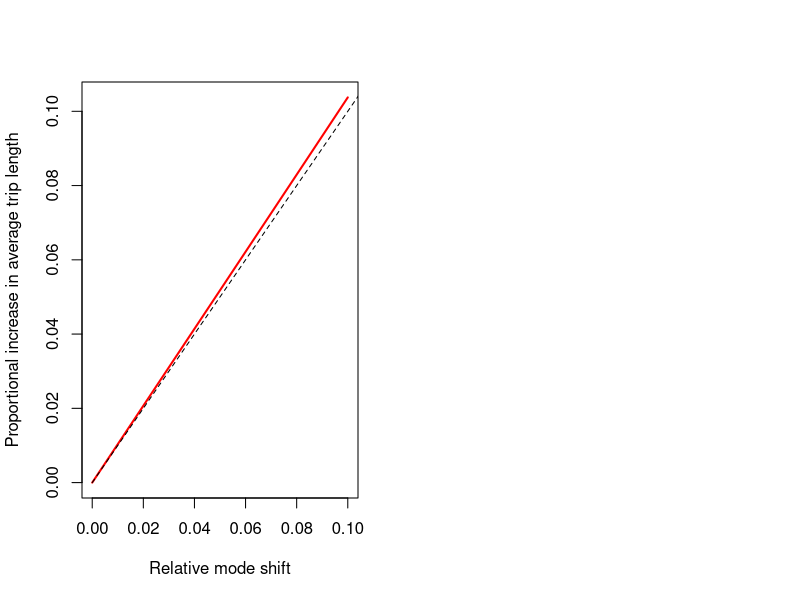

Here is the R script that generated this plot: (Note: this script raises an error after producing the figure.)
## ---- chunk 1
x <- read.csv ("./who-mortality.csv")
names (x) <- c ("country", "population", "deaths", "remove")
x$remove <- NULL
x <- x [!is.na (x$deaths), ]
mortality <- mean (x$deaths / x$population)
message ("global mortality = ", mortality)
## ---- chunk 2
d_market <- c (0.5, 1.5, 2.5, 4.5, 8.5)
p_market <- c (0.273, 0.212, 0.061, 0.424, 0.03)
d_market <- sum (d_market * p_market)

d_tro <- c (0.25, 0.75, 1.5, 3.5, 7.5)
p_tro <- c (0.832, 0.119, 0.023, 0.005, 0.022)
d_tro <- sum (d_tro * p_tro)

d_work <- 0.474 * d_market + 0.19 * d_tro
message ("Average distance to work = ", signif (d_work, 4), " km")
## ---- chunk 3
n_walk <- c (5, 15.5, 25.5, 35.5, 50.5, 80.5)
p_walk <- c (0.64, 0.204, 0.062, 0.029, 0.034, 0.007)
n_walk <- sum (n_walk * p_walk)
message ("Number of walking trips per day = ", n_walk,
         " or per week = ", n_walk * 7)
n_walk <- n_walk * 7 # use weekly figures throughout
## ---- chunk 4
n_walk - 2.5 * 1.474
## ---- chunk 5
d_walk_ref <- n_walk * d_tro + 2.5 * 0.474 * d_work + 2.5 * d_market
message ("Average reference weekly distance walked = ",
         signif (d_walk_ref, 4), " km")
## ---- chunk 6
mode_incr <- 0.01 # proportional increase in walking
d_work <- (0.474 * (1 + mode_incr)) * d_market +
    (0.19 * (1 + mode_incr)) * d_tro
d_walk <- n_walk * (1 + mode_incr) * d_tro +
    2.5 * 0.474 * (1 + mode_incr) * d_work +
    2.5 * (1 + mode_incr) * d_market
message ("Walking distance increased to ", signif (d_walk, 4),
         " or ", signif (100 * d_walk / d_walk_ref - 100, 3), "%")
## ---- chunk 7
x <- read.csv ("./who-mortality.csv")
names (x) <- c ("country", "population", "deaths", "remove")
x$remove <- NULL
x <- x [!is.na (x$deaths), ]
mortality <- mean (x$deaths / x$population)
mode_shift <- function (mode_incr = 0.01, accra_pop, mortality)
{
    d_market <- c (0.5, 1.5, 2.5, 4.5, 8.5)
    p_market <- c (0.273, 0.212, 0.061, 0.424, 0.03)
    d_market <- sum (d_market * p_market)

    d_tro <- c (0.25, 0.75, 1.5, 3.5, 7.5)
    p_tro <- c (0.832, 0.119, 0.023, 0.005, 0.022)
    d_tro <- sum (d_tro * p_tro)

    d_work <- 0.474 * d_market + 0.19 * d_tro

    n_walk <- c (5, 15.5, 25.5, 35.5, 50.5, 80.5)
    p_walk <- c (0.64, 0.204, 0.062, 0.029, 0.034, 0.007)
    n_walk <- 7 * sum (n_walk * p_walk)

    d_walk_ref <- n_walk * d_tro + 2.5 * 0.474 * d_work + 2.5 * d_market

    d_work <- (0.474 * (1 + mode_incr)) * d_market +
        (0.19 * (1 + mode_incr)) * d_tro
    d_walk <- n_walk * (1 + mode_incr) * d_tro +
        2.5 * 0.474 * (1 + mode_incr) * d_work +
        2.5 * (1 + mode_incr) * d_market

    rr <- 0.114 * d_walk / d_walk_ref - 0.114
    accra_mortality <- accra_pop * mortality * rr
    data.frame (mode_shift = mode_incr,
                dist_ref = d_walk_ref,
                dist = d_walk,
                increase = d_walk / d_walk_ref - 1,
                rr = rr,
                d_mortality = accra_mortality)
}
mode_incr <- 0:10 / 100
accra_pop <- 2.27e6
x <- mode_shift (mode_incr, accra_pop, mortality)

par (mfrow = c (1, 2))
plot (x$mode_shift, x$increase, "l", col = "red", lwd = 2,
      xlab = "Relative mode shift",
      ylab = "Proportional increase in average trip length")
lines (c (0, 1), c (0, 1), col = "black", lty = 2)

plot (x$mode_shift, accra_mortality, "l", col = "red", lwd = 2,
      xlab = "Relative mode shift",
      ylab = "Absolute reduction in all-cause mortality")
## ---- chunk 8
# mode_offset is the proportion of polluting-emitting transport that responds
# to the scenario
exposure <- function (mode_incr = 0.01, accra_pop, mortality, mode_offset = 0.5)
{
    x <- mode_shift (mode_incr, accra_pop, mortality)

    heat_vol_pm25_walk <- 1.37
    heat_vol_pm25_inactive <- 0.61

    # PM2.5 figures for Accra
    pm25bg <- 35
    pm25road <- pm25bg + 11
    rel_exp_walking <- pm25road / pm25bg # 1.31
    rel_exp_walking <- 1.6 # HEAT standard value

    # simple 1.6 factor for increased time
    # average weekly concentration for reference case:
    walk_time <- x$dist_ref / 5.3
    non_walk_time <- 24 * 7 - walk_time
    pm10_ref <- pm25bg * (walk_time * rel_exp_walking + non_walk_time) / (24 * 7)
    # modified average weekly concentration for scenario
    walk_time <- x$dist / 5.3
    non_walk_time <- 24 * 7 - walk_time
    pm10_scenario <- pm25bg * (walk_time * rel_exp_walking + non_walk_time) / (24 * 7)

    d_exposure <- pm10_scenario - pm10_ref
    exposure <- accra_pop * mortality * d_exposure * 0.07 / 10

    data.frame (x,
                d_exposure = exposure,
                d_net = x$d_mortality - exposure)
}
x <- exposure (1:10 / 100, accra_pop, mortality)
ylims <- range (c (x$d_mortality, x$d_exposure))
plot (x$mode_shift, x$d_mortality, "l", col = "red", lwd = 2, ylim = ylims,
      xlab = "Relative mode shift to walking",
      ylab = "Relative risk increase (blue) or reduction (red)")
lines (x$mode_shift, x$d_exposure, col = "blue", lwd = 2)
lines (x$mode_shift, x$d_net, col = "orange", lwd = 2, lty = 2)
legend ("topleft", lwd = 2, col = c ("red", "blue", "orange"), bty = "n",
        lty = c (1, 1, 2),
        legend = c ("Reduction due to physical activity",
                    "Increase due to pollutant exposure",
                    "Net reduction"))
